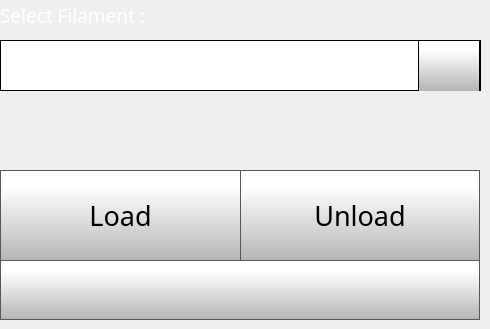
    <widget class="QWidget" name="changeFilamentPage">
     <widget class="QLabel" name="selectFilamentlabel">
      <property name="geometry">
       <rect>
        <x>0</x>
        <y>0</y>
        <width>381</width>
        <height>31</height>
       </rect>
      </property>
      <property name="font">
       <font>
        <family>Gotham Light</family>
        <pointsize>14</pointsize>
        <weight>50</weight>
        <bold>false</bold>
       </font>
      </property>
      <property name="styleSheet">
       <string notr="true">color: rgb(255, 255, 255);</string>
      </property>
      <property name="text">
       <string>Select Filament :</string>
      </property>
     </widget>
     <widget class="QComboBox" name="changeFilamentComboBox">
      <property name="geometry">
       <rect>
        <x>0</x>
        <y>40</y>
        <width>481</width>
        <height>51</height>
       </rect>
      </property>
      <property name="font">
       <font>
        <family>Gotham</family>
        <pointsize>24</pointsize>
       </font>
      </property>
      <property name="styleSheet">
       <string notr="true"> QScrollBar:vertical {
     border: 1px solid black;
border-radius: 5px;
    background-color: rgb(40,40,40);
     width: 60px;
     margin: 67px 0 67px 0;
 }

/* Sets up the color and height of handle */
QScrollBar::handle:vertical {
border-radius: 5px;
background: qlineargradient(spread:pad, x1:0, y1:1, x2:0, y2:0.188, stop:0 rgba(180, 180, 180, 255), stop:1 rgba(255, 255, 255, 255));
min-height: 7px;
}


QScrollBar::add-line:vertical {
     border: 1px solid black;
background: qlineargradient(spread:pad, x1:0, y1:1, x2:0, y2:0.188, stop:0 rgba(180, 180, 180, 255), stop:1 rgba(255, 255, 255, 255));
     height:65px;
border-radius: 5px;
     subcontrol-position: bottom;
     subcontrol-origin: margin;
 }

 QScrollBar::sub-line:vertical {
     border: 1px solid black;
background: qlineargradient(spread:pad, x1:0, y1:1, x2:0, y2:0.188, stop:0 rgba(180, 180, 180, 255), stop:1 rgba(255, 255, 255, 255));
     height: 65px;
border-radius: 5px;
     subcontrol-position: top;
     subcontrol-origin: margin;
 }

QScrollBar::up-arrow:vertical {
 image: url(./templates/img/arrows.png);
    width: 40px;
    height: 40px;
 padding: 5px;
 }
QScrollBar::down-arrow:vertical {
 image: url(./templates/img/arrows-5.png);
    width: 40px;
    height: 40px;
 padding: 5px;
 }

/* need this to get rid of crosshatching on scrollbar background */
QScrollBar::add-page:vertical, QScrollBar::sub-page:vertical {
background: none;
}

QComboBox {
border: 1px solid black;
    padding: 0px 18px 0px 3px;
    min-width: 6em;

}

QComboBox::item {
	color: rgb(255, 255, 255);
}

QComboBox:editable {
    background: white;
}

QComboBox:!editable, QComboBox::drop-down:editable {
background: white;
}

/* QComboBox gets the &quot;on&quot; state when the popup is open */
QComboBox:!editable:on, QComboBox::drop-down:editable:on {
background: white;
}


QComboBox::drop-down {
border-left: 1px solid black;
border-right: 1px solid black;
	background-color: qlineargradient(spread:pad, x1:0, y1:1, x2:0, y2:0.188, stop:0 rgba(180, 180, 180, 255), stop:1 rgba(255, 255, 255, 255));
    width: 60px;
     height: 50px;

}

QComboBox::down-arrow {

image: url(./templates/img/arrows-5.png);
width: 30px;
height: 30px;

}


QComboBox QAbstractItemView {
    selection-background-color: rgb(40, 40, 40);
    background: white;
}</string>
      </property>
      <property name="editable">
       <bool>false</bool>
      </property>
      <property name="maxVisibleItems">
       <number>8</number>
      </property>
      <property name="iconSize">
       <size>
        <width>30</width>
        <height>30</height>
       </size>
      </property>
     </widget>
     <widget class="QPushButton" name="changeFilamentLoadButton">
      <property name="geometry">
       <rect>
        <x>0</x>
        <y>170</y>
        <width>241</width>
        <height>91</height>
       </rect>
      </property>
      <property name="font">
       <font>
        <family>Gotham</family>
        <pointsize>20</pointsize>
       </font>
      </property>
      <property name="styleSheet">
       <string notr="true">QPushButton {
     border: 1px solid rgb(87, 87, 87);
	background-color: qlineargradient(spread:pad, x1:0, y1:1, x2:0, y2:0.188, stop:0 rgba(180, 180, 180, 255), stop:1 rgba(255, 255, 255, 255));


}

QPushButton:pressed {
    background-color: qlineargradient(x1: 0, y1: 0, x2: 0, y2: 1,
                                      stop: 0 #dadbde, stop: 1 #f6f7fa);
}

QPushButton:flat {
    border: none; /* no border for a flat push button */
}

QPushButton:default {
    border-color: navy; /* make the default button prominent */
}

QPushButton:focus {
	outline: none;
}</string>
      </property>
      <property name="text">
       <string>Load</string>
      </property>
      <property name="icon">
       <iconset>
        <normaloff>templates/img/load.png</normaloff>templates/img/load.png</iconset>
      </property>
      <property name="iconSize">
       <size>
        <width>60</width>
        <height>60</height>
       </size>
      </property>
     </widget>
     <widget class="QPushButton" name="changeFilamentUnloadButton">
      <property name="geometry">
       <rect>
        <x>240</x>
        <y>170</y>
        <width>240</width>
        <height>91</height>
       </rect>
      </property>
      <property name="font">
       <font>
        <family>Gotham</family>
        <pointsize>20</pointsize>
       </font>
      </property>
      <property name="styleSheet">
       <string notr="true">QPushButton {
     border: 1px solid rgb(87, 87, 87);
	background-color: qlineargradient(spread:pad, x1:0, y1:1, x2:0, y2:0.188, stop:0 rgba(180, 180, 180, 255), stop:1 rgba(255, 255, 255, 255));


}

QPushButton:pressed {
    background-color: qlineargradient(x1: 0, y1: 0, x2: 0, y2: 1,
                                      stop: 0 #dadbde, stop: 1 #f6f7fa);
}

QPushButton:flat {
    border: none; /* no border for a flat push button */
}

QPushButton:default {
    border-color: navy; /* make the default button prominent */
}

QPushButton:focus {
	outline: none;
}</string>
      </property>
      <property name="text">
       <string>Unload</string>
      </property>
      <property name="icon">
       <iconset>
        <normaloff>templates/img/unload.png</normaloff>templates/img/unload.png</iconset>
      </property>
      <property name="iconSize">
       <size>
        <width>60</width>
        <height>60</height>
       </size>
      </property>
     </widget>
     <widget class="QPushButton" name="changeFilamentBackButton">
      <property name="geometry">
       <rect>
        <x>0</x>
        <y>260</y>
        <width>480</width>
        <height>60</height>
       </rect>
      </property>
      <property name="minimumSize">
       <size>
        <width>0</width>
        <height>0</height>
       </size>
      </property>
      <property name="font">
       <font>
        <family>Gotham Light</family>
        <pointsize>9</pointsize>
       </font>
      </property>
      <property name="styleSheet">
       <string notr="true">QPushButton {
     border: 1px solid rgb(87, 87, 87);
	background-color: qlineargradient(spread:pad, x1:0, y1:1, x2:0, y2:0.188, stop:0 rgba(180, 180, 180, 255), stop:1 rgba(255, 255, 255, 255));


}

QPushButton:pressed {
    background-color: qlineargradient(x1: 0, y1: 0, x2: 0, y2: 1,
                                      stop: 0 #dadbde, stop: 1 #f6f7fa);
}

QPushButton:flat {
    border: none; /* no border for a flat push button */
}

QPushButton:default {
    border-color: navy; /* make the default button prominent */
}

QPushButton:focus {
	outline: none;
}</string>
      </property>
      <property name="text">
       <string/>
      </property>
      <property name="icon">
       <iconset>
        <normaloff>templates/img/arrows-4.png</normaloff>templates/img/arrows-4.png</iconset>
      </property>
      <property name="iconSize">
       <size>
        <width>50</width>
        <height>50</height>
       </size>
      </property>
      <property name="checkable">
       <bool>false</bool>
      </property>
      <property name="autoDefault">
       <bool>false</bool>
      </property>
      <property name="default">
       <bool>false</bool>
      </property>
      <property name="flat">
       <bool>false</bool>
      </property>
     </widget>
    </widget>
